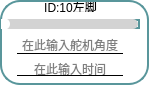
           <widget class="QFrame" name="frame_10">
            <property name="enabled">
             <bool>true</bool>
            </property>
            <property name="layoutDirection">
             <enum>Qt::LayoutDirection::RightToLeft</enum>
            </property>
            <property name="styleSheet">
             <string notr="true">* {
  background: white; /* 背景改为白色 */
  border: 2px solid #59969b; /* 使用与滑块一致的颜色 */
  border-radius: 20px;
}

</string>
            </property>
            <property name="frameShape">
             <enum>QFrame::Shape::StyledPanel</enum>
            </property>
            <property name="frameShadow">
             <enum>QFrame::Shadow::Raised</enum>
            </property>
            <widget class="QLineEdit" name="lineEdit_servo10">
             <property name="enabled">
              <bool>true</bool>
             </property>
             <property name="geometry">
              <rect>
               <x>17</x>
               <y>36</y>
               <width>106</width>
               <height>18</height>
              </rect>
             </property>
             <property name="maximumSize">
              <size>
               <width>120</width>
               <height>16777215</height>
              </size>
             </property>
             <property name="layoutDirection">
              <enum>Qt::LayoutDirection::LeftToRight</enum>
             </property>
             <property name="styleSheet">
              <string notr="true">QLineEdit {
            border-top: none;
            border-left: none;
            border-right: none;
            border-bottom: 1px solid black;
            background-color: transparent;
        }
        
        QLineEdit:focus {
            border-bottom: 1px solid #2a70f4;
        }</string>
             </property>
             <property name="alignment">
              <set>Qt::AlignmentFlag::AlignCenter</set>
             </property>
             <property name="placeholderText">
              <string>在此输入舵机角度</string>
             </property>
            </widget>
            <widget class="QLabel" name="label_id10">
             <property name="geometry">
              <rect>
               <x>1</x>
               <y>2</y>
               <width>139</width>
               <height>10</height>
              </rect>
             </property>
             <property name="minimumSize">
              <size>
               <width>0</width>
               <height>10</height>
              </size>
             </property>
             <property name="maximumSize">
              <size>
               <width>16777215</width>
               <height>10</height>
              </size>
             </property>
             <property name="styleSheet">
              <string notr="true">QLabel{border: none; /* 去掉控件的边框 */}
QLabel{background: none; /* 去掉控件的边框 */}</string>
             </property>
             <property name="text">
              <string>ID:10左脚</string>
             </property>
             <property name="alignment">
              <set>Qt::AlignmentFlag::AlignCenter</set>
             </property>
            </widget>
            <widget class="QLineEdit" name="lineEdit_time10">
             <property name="geometry">
              <rect>
               <x>17</x>
               <y>61</y>
               <width>106</width>
               <height>15</height>
              </rect>
             </property>
             <property name="maximumSize">
              <size>
               <width>120</width>
               <height>15</height>
              </size>
             </property>
             <property name="styleSheet">
              <string notr="true">QLineEdit {
            border-top: none;
            border-left: none;
            border-right: none;
            border-bottom: 1px solid black;
            background-color: transparent;
        }
        
        QLineEdit:focus {
            border-bottom: 1px solid #2a70f4;
        }</string>
             </property>
             <property name="alignment">
              <set>Qt::AlignmentFlag::AlignCenter</set>
             </property>
             <property name="dragEnabled">
              <bool>false</bool>
             </property>
             <property name="placeholderText">
              <string>在此输入时间</string>
             </property>
            </widget>
            <widget class="QSlider" name="Slider_Servo10">
             <property name="geometry">
              <rect>
               <x>1</x>
               <y>19</y>
               <width>139</width>
               <height>10</height>
              </rect>
             </property>
             <property name="maximumSize">
              <size>
               <width>16777215</width>
               <height>10</height>
              </size>
             </property>
             <property name="layoutDirection">
              <enum>Qt::LayoutDirection::LeftToRight</enum>
             </property>
             <property name="styleSheet">
              <string notr="true">QSlider::groove:horizontal {
    border: none;
    height: 10px;
    background-color: lightgray;
    border-radius: 5px;
}

QSlider::handle:horizontal {
    width: 12px; /* 增大滑块的宽度 */
    margin: -1px 0px -1px -5px;
    border-radius: 6px; /* 也可以调整圆角半径以匹配滑块的大小 */
    background-color: white;
}

QSlider::sub-page:horizontal {
    background-color: qlineargradient(x1:0, y1:0, x2:1, y2:1, stop:0 #59969b, stop:1 #04e7fa);
    border-radius: 5px;
}
</string>
             </property>
             <property name="minimum">
              <number>0</number>
             </property>
             <property name="maximum">
              <number>240</number>
             </property>
             <property name="orientation">
              <enum>Qt::Orientation::Horizontal</enum>
             </property>
             <property name="invertedAppearance">
              <bool>false</bool>
             </property>
             <property name="tickPosition">
              <enum>QSlider::TickPosition::NoTicks</enum>
             </property>
             <property name="tickInterval">
              <number>1</number>
             </property>
            </widget>
           </widget>
